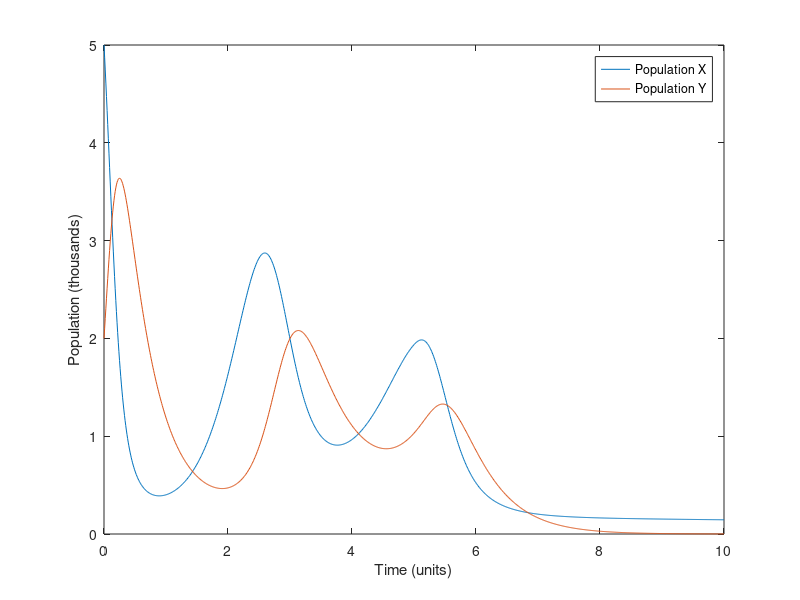

Write the MATLAB code that produced this figure. (Note: this script raises an error after producing the figure.)
%Problem 2: Improved Population of Two Species Under Competition
%Benjamin Asdell, UID: 005114992
%Computes and plots two population sizes over time, including the effect
%from other factors on population X

clc;
%Initializing given constants
a = 3; b = 2; gamma = 2; p = 1.5; epsilon = 0.3; delta = 0.2; sigma = -0.4;
%Initializing time constants for calculation
t_i = 0; t_f = 10; delta_t = 0.01;
t_l = 5; %beginning time instant for effect on X
t_steps = ceil(t_f/delta_t);
t = linspace(t_i, t_f, t_steps);
%Initializing population values
x = zeros(1,t_steps);
y = zeros(1,t_steps);
x(1) = 5;
y(1) = 2;
%Discretized Lotka-Volterra calculation
for k = 2: t_steps/2
    x(k) = x(k-1) + delta_t*x(k-1)*(a - epsilon*x(k-1) - b*y(k-1));
    y(k) = y(k-1) + delta_t*y(k-1)*(-gamma + p*x(k-1) - delta*y(k-1));
end
%Effect on X happens after 5 time units, or half the total duration
for k = t_steps/2:t_steps
    x(k) = x(k-1) + delta_t*x(k-1)*(a*exp(-((k*delta_t - t_l)^2)/(2*sigma^2)) - epsilon*x(k-1) - b*y(k-1));
    y(k) = y(k-1) + delta_t*y(k-1)*(-gamma + p*x(k-1) - delta*y(k-1));
end
%Plotting functions
plot(t, x);
xlabel('Time (units)');
ylabel('Population (thousands)');
hold on
plot(t, y);
legend('Population X', 'Population Y');
hold off
saveas(fig, 'hw3_005114992_p2.png');
%output to command window
fprintf('The final X population is: %3.5f (thousands) \n', x(t_steps));
fprintf('The final Y population is: %3.5f (thousands)', y(t_steps));